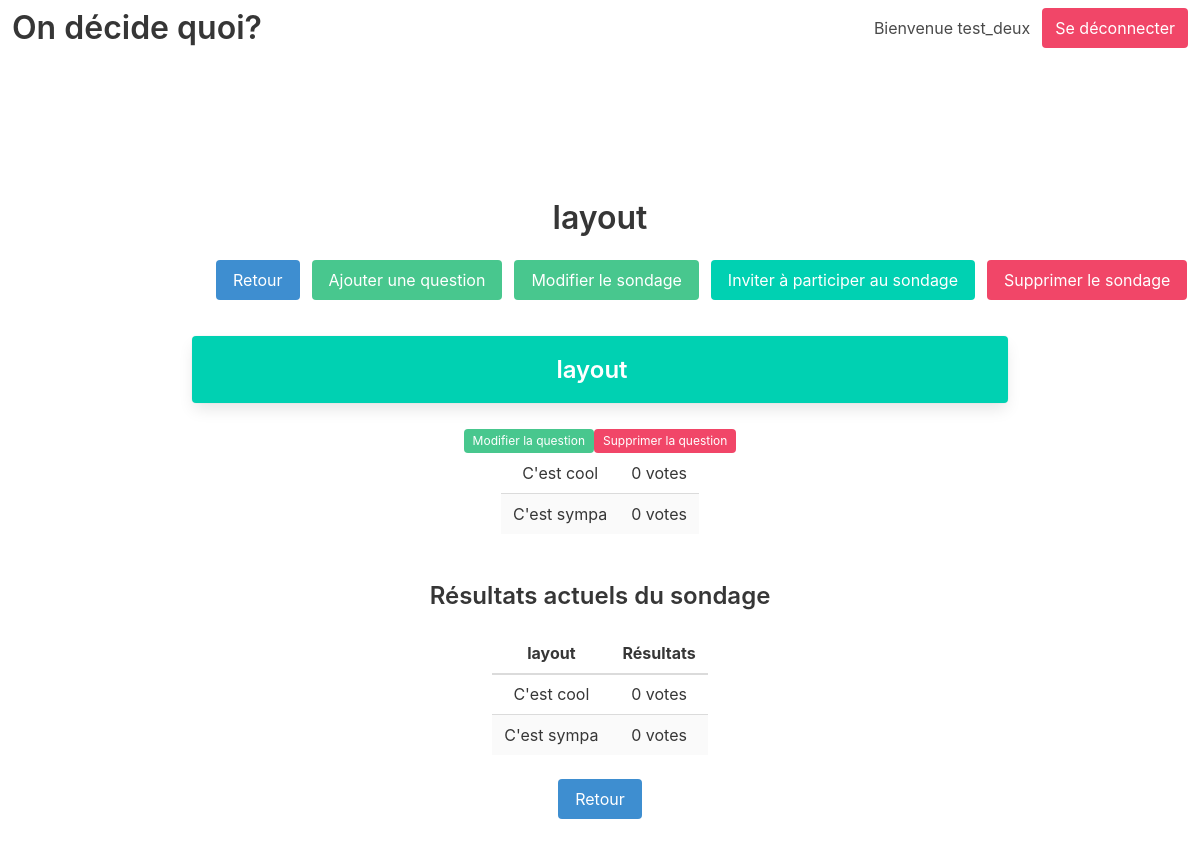
Screenshot of /polls/test_deux/layout (signed in) with the database file from the repository.
### polling/models.py (models this page shows, shortened)
class QuestionGroup(models.Model):
    name=models.CharField(max_length=600)
    creator=models.ForeignKey(User, on_delete=models.CASCADE)
    max_responders=models.IntegerField(blank=True,default=0)
    created=models.DateTimeField('date published')
    user_group=models.ForeignKey(Group, on_delete=models.CASCADE,blank=True,default=0)

class Question(models.Model):
    question_text = models.CharField(max_length=600)
    has_multiple_choices=models.BooleanField(default=False)
    question_group=models.ForeignKey(QuestionGroup, on_delete=models.CASCADE,null=True)
    question_number=models.IntegerField(blank=True,default=0)
    user_group=models.ForeignKey(Group, on_delete=models.CASCADE,blank=True,default=0)

class Choice(models.Model):
    question = models.ForeignKey(Question, name="Question",on_delete=models.CASCADE)
    choice_text = models.CharField(max_length=600)
    votes = models.IntegerField(default=0)
    class Meta:
        verbose_name = "choice"
        verbose_name_plural = "choices"

### polling/views.py (the view)
# urls.py: path('polls/<str:user_group>/<str:group_name>', views.userGroupsDetail, name='userGroupsDetail'),
def userGroupsDetail(request,user_group,group_name):
    invite_code=request.session.get('invite_access_code')
    if not request.user.is_authenticated and not invite_code:
        raise Http404("Poll does not exist")
        return render(request,'polling/portal.html')
    else:
        try:
            current_group=Group.objects.get(name=user_group)
        except(KeyError, Group.DoesNotExist):
            raise Http404("This user group does not exist")
            return render(request,'polling/portal.html')
    try:
        group=QuestionGroup.objects.filter(user_group__name__exact=user_group).get(name=group_name)
    except(QuestionGroup.DoesNotExist):
        raise Http404("This question group does not exist")
        return render(request,'polling/portal.html')
    user=Group.objects.get(name__exact=user_group)
    if invite_code or group.creator==request.user:
        return render(request, 'polling/userGroupsDetail.html', {'user_group':user,'group':group })
    else:
        raise Http404("Poll does not exist")
        return render(request,'polling/portal.html')

### polling/templates/polling/userGroupsDetail.html (shortened to what this page needs)
{% extends 'polling/base.html' %}
{% block content %}
<div class="container has-text-centered">
    <section class="section is-medium">
    <h1 class="title">{{ group.name }}</h1>
    {% if user.is_authenticated %}
        <div class="tile is-ancestor">
            <div class="tile is-parent"></div>
                <div class="tile is-parent field is-grouped">
                    <p class="control">
                        <button class="button is-info"><a href="{% url 'polling:userGroups' group.creator  %}">Retour</a></button>
                    </p>
                    <p class="control">
                        <button class="button is-success"><a href="{% url 'polling:userGroupsNewQuestion' user_group=group.creator  group_name=group.name%}">Ajouter une question</a></button>
                    </p>
                    <p class="control">
                        <button class="button is-success"><a href="{%url 'polling:userGroupsEdit' user_group=group.creator  group_name=group.name%}">Modifier le sondage</a></button>
                    </p>
                    <p class="control">
                        <button class="button is-primary"><a href="{%url 'polling:userGroupsInvite' user_group=group.creator  group_name=group.name%}">Inviter à participer au sondage</a></button>
                    </p>
                    <p class="control">
                        <button class="button is-danger"><a href="{%url 'polling:userGroupsDelete' user_group=group.creator  group_name=group.name%}">Supprimer le sondage</a></button>
                    </p>
                </div>
        </div>
    {%endif%}
    <div class="tile is-ancestor">
        <ul class="tile is-parent is-vertical">
        {%for question in group.question_set.all%}
            {% if user.is_authenticated %}
                <a href="{% url 'polling:questionDetail' user_group=group.creator group_name=group.name question=question.id %}"><li class="tile is-child notification is-primary box hoverable"><h2 class="title is-4">{{ question.question_text }}</h2></li></a>
                <br/>
                {%elif not question.question_number%}
                <a href="{% url 'polling:questionDetail' user_group=group.creator group_name=group.name question=question.id %}"><li class="tile is-child notification is-success box hoverable"><h2 class="title is-4">{{ question.question_text }}</h2></li></a>
                <br/>
                {%else%}
                <li class="tile is-child notification is-primary box hoverable"><h2 class="title is-4">{{ question.question_text }}</h2></li>
                <br/>
            {%endif%}
            <table class="table is-striped is-hoverable">
                {% if user.is_authenticated %}
                    <div class="has-text-centered">
                        <p class="level-item control field">
                                    <a href="{% url 'polling:questionEdit' user_group=group.creator group_name=group.name question_id=question.id %}"><span class="tag is-success">Modifier la question</span></a>
                                    <a href="{% url 'polling:questionDelete' user_group=group.creator group_name=group.name question_id=question.id %}"><span class="tag is-danger">Supprimer la question</span></a>
                        </p>
                    </div>
                {%endif%}
                <tbody>
                    {% if user.is_authenticated %}
                        {% for choice in question.choice_set.all %}
                        <tr>
                        <td>{{ choice.choice_text }}</td>
                        <td>{{ choice.votes }} vote{{ choice.votes|pluralize }}</td>
                        {%endfor%}
                        </tr>
                    {%endif%}
                    </tr>
                </tbody>
            </table>
        {%endfor%}
        </ul>
    </div>
        {% if user.is_authenticated %}
            <br/>
            <table class="table is-striped is-hoverable">
            <h2 class="title is-4">Résultats actuels du sondage</h2>
            {%for question in group.question_set.all%}
                <thead>
                    <tr>
                        <th>{{ question.question_text }}</th>
                        <th>Résultats</th>
                    </tr>
                </thead>
                <tbody>
                        {% for choice in question.choice_set.all %}
                        <tr>
                        <td>{{ choice.choice_text }}</td>
                        <td>{{ choice.votes }} vote{{ choice.votes|pluralize }}</td>
                        {%endfor%}
                        </tr>
                {% endfor %}
                    </tr>
                </tbody>
            </table>
                    <button class="button is-info"><a href="{% url 'polling:userGroups' group.creator  %}">Retour</a></button>
        {%endif%}
    </section>
</div>
{%endblock%}

### polling/templates/polling/base.html (shortened to what this page needs)
{% load static %}
<!DOCTYPE html>
<html lang="en">
<head>
    <link rel="stylesheet" href="https://cdn.jsdelivr.net/npm/bulma@0.8.2/css/bulma.min.css">
    <link rel="stylesheet" type="text/css" href="{% static 'polling/style.css' %}">
</head>
<nav class="navbar" role="navigation" aria-label="main navigation">
  <div class="navbar-brand">
    <a class="navbar-item" href="/">
      <h1 class="title">On décide quoi?</h1>
    </a>
  </div>
  <div class="navbar-end">
    <div class="navbar-item">
      {% if user.is_authenticated %}
        <h1 class="navbar-item">Bienvenue {{user.username}}</h1>
        <button class="button is-danger navbar-item"><a href="{% url 'polling:logout' %}">Se déconnecter</a></button>
      {%else%}
        <h1 class="navbar-item">Bienvenue</h1>
        <button class="button is-primary navbar-item"><a href="{% url 'polling:signup' %}">S'inscrire</a></button>
        <button class="button is-primary navbar-item"><a href="{% url 'polling:login' %}">Se connecter</a></button>
      {%endif%}
    </div>
  </div>
</nav>
<body>
    {% block content %}
    {% endblock %}
</body>
</html>

### polling/static/polling/style.css (style rules this page uses)
a { color:white }
table { margin:auto; }

### rows the page displays
QuestionGroup: name "layout"
Question: question_text "layout"
Choice: choice_text "C'est cool", votes "0"
Choice: choice_text "C'est sympa", votes "0"

### other values shown
{{ user.username }} "test_deux"
